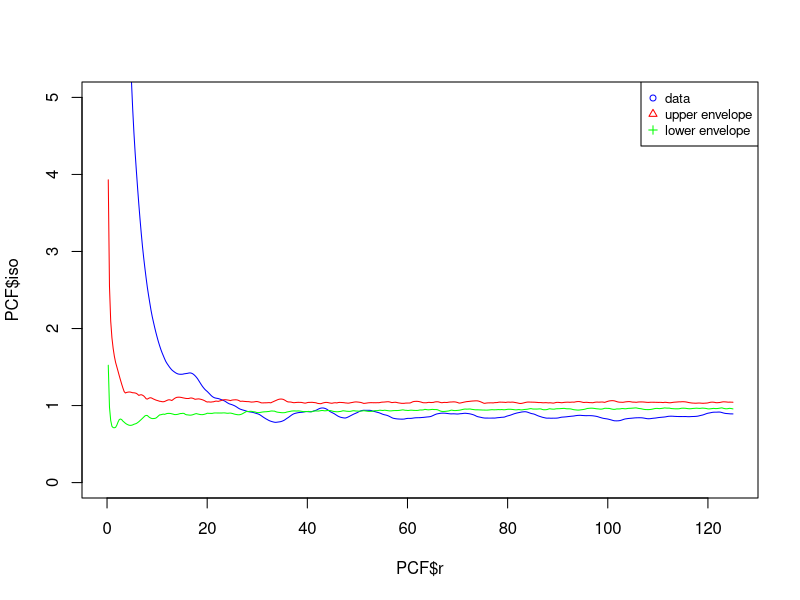
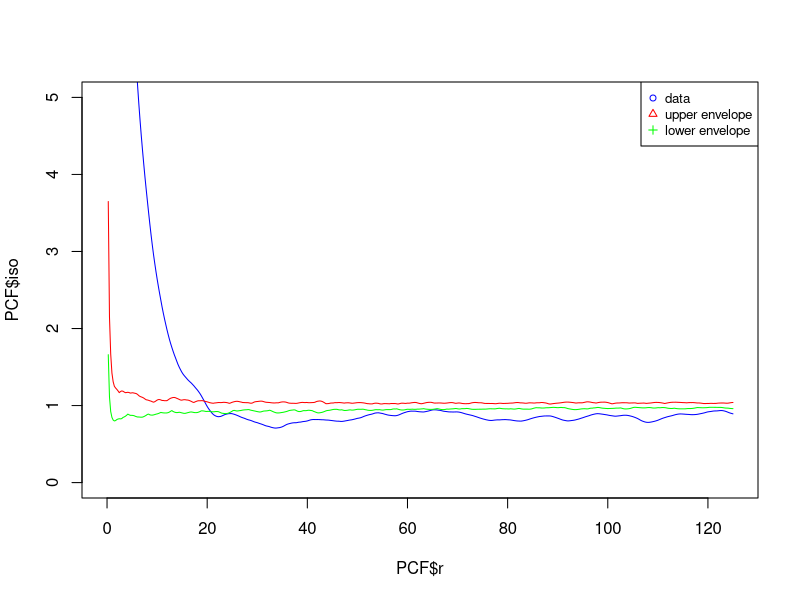
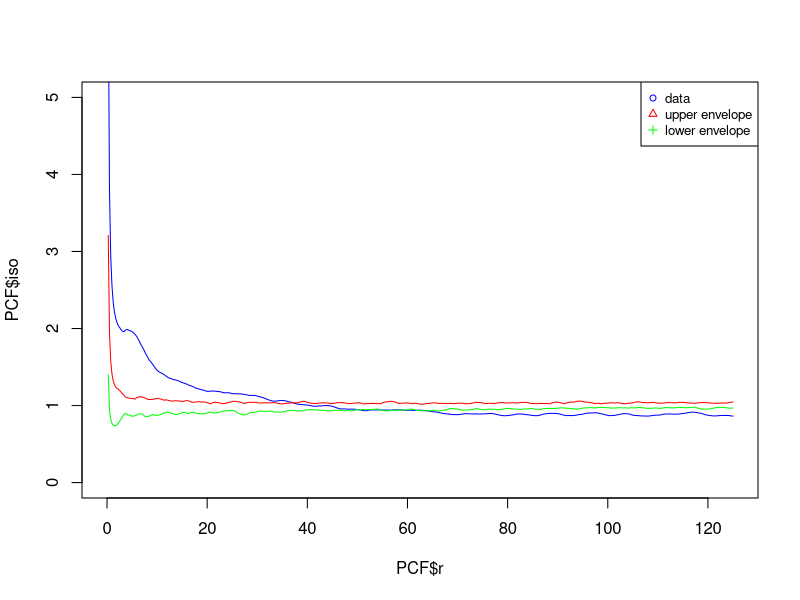

R code for these plots, in order:
## ---- chunk 1
library(spatstat)
library(data.table)

W <- owin(c(0,1000),c(0,500))

df <- fread("../../BCI_3specs.csv")
bci <- ppp(df$x, df$y, window=W, marks=df$Latin)

AD <- unmark(subset.ppp(bci, marks(bci) == "Acalypha diversifolia"))
CI <- unmark(subset.ppp(bci, marks(bci) == "Cecropia insignis"))
CS <- unmark(subset.ppp(bci, marks(bci) == "Cupania seemannii"))

mfit <- function(data){
  model <- ppm(data, trend=~ polynom(x, y, 2), interaction=Poisson(), correction="isotropic")
  K <- Kest(data, var.approx = TRUE)
  PCF <- pcfinhom(data)
  Kmod <- Kmodel.ppm(model)
  mat <- matrix(nrow = 99, ncol = length(PCF$r))
  for (i in 1:99) {
    sims <- simulate(model)
    p <- pcfinhom(sims$`Simulation 1`)$iso
    for (t in PCF$r) {
      mat[i, which(PCF$r == t)] <- p[which(PCF$r == t)]
    }
  }
  
  ulist <- apply(mat, 2, max, simplify = TRUE)
  llist <-apply(mat, 2, min, simplify = TRUE)
  plot(PCF$r, PCF$iso, ylim=c(0,5), type='l', col='blue')
  lines(PCF$r, ulist, ylim=c(0,5), type='l', col='red')
  lines(PCF$r, llist, ylim=c(0,5), type='l', col='green')
  legend(x='topright',c("data","upper envelope","lower envelope"),cex=.8, col=c("blue", "red", "green"),pch=c(1,2,3))
}
## ---- chunk 2
mfit(AD)
## ---- chunk 3
mfit(CI)
## ---- chunk 4
mfit(CS)
